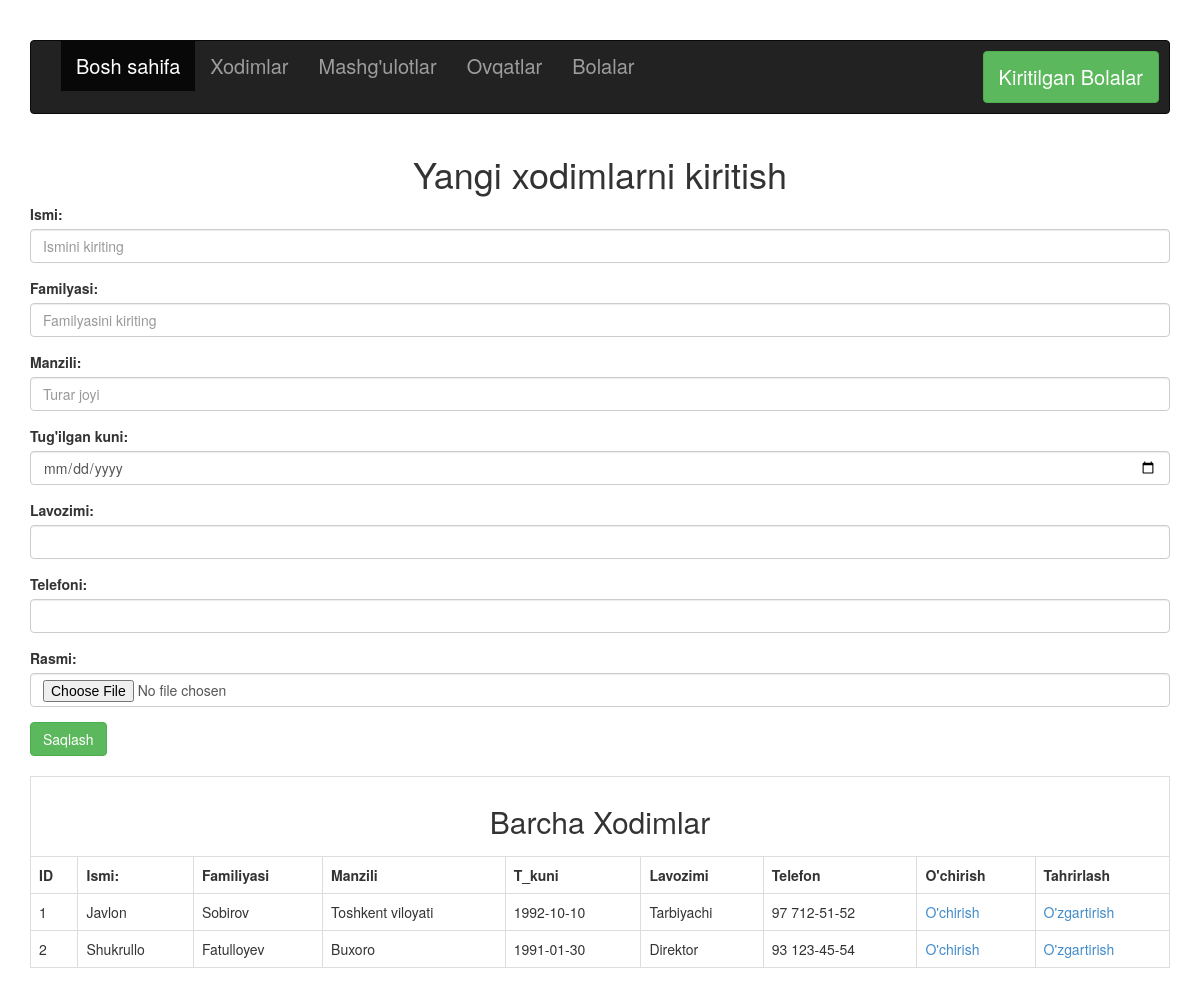
The app's page /admin.php with its own data.
### tables this page shows
CREATE TABLE IF NOT EXISTS `users` (
  `id` int(11) NOT NULL AUTO_INCREMENT,
  `name` varchar(255) NOT NULL,
  `lastname` varchar(255) NOT NULL,
  `address` varchar(255) NOT NULL,
  `image` varchar(255) NOT NULL,
  `job` varchar(255) NOT NULL,
  `birthday` date NOT NULL,
  `tel` varchar(255) NOT NULL,
  PRIMARY KEY (`id`)
);

### admin.php (the view, shortened to what this page needs)
<!DOCTYPE html>
<html>
<head>
<link rel="stylesheet" href="class/css/bootstrap.min.css">
</head>
<body>
	<br><br>
	<div class="container">
		<nav class="navbar navbar-inverse box">
			<div class="container-fluid">
			<div class="navbar-header">
				<a class="navbar-brand" href="#"></a>
			</div>
			<ul class="nav navbar-nav">
			  <li class="active"><a href="index.php">Bosh sahifa</a></li>
			  <li><a href="tarbiyachi.php">Xodimlar</a></li>
			  <li><a href="mashgulot.php">Mashg'ulotlar</a></li>
			  <li><a href="ovqatlar.php">Ovqatlar</a></li>
			  <li><a href="bolalar.php">Bolalar</a></li>
			 </ul>
			   <ul class="nav navbar-nav navbar-right">
				  <li>
				   <a class = "btn btn-success"style = "margin:10px 10px;color:white;" href = "kiritilgan_bolalar">Kiritilgan Bolalar</a>
				  </li>
			  </ul>
			</div>
		</nav>
		</div>
		<div class="container">
			<h1 style="text-align:center">Yangi xodimlarni kiritish</h1>
		</div>
		<div class="container" >
		<form action="admin.php" method="POST" enctype="multipart/form-data">
			<div class="form-group">
			  <label for="familyasi">Ismi:</label>
			  <input type="text" class="form-control" id="familyasi"  placeholder="Ismini kiriting" name="name">
			</div>
			<div class="form-group">
			  <label for="familyasi">Familyasi:</label>
			  <input type="text" class="form-control" id="familyasi" placeholder="Familyasini kiriting" name="lname">
			</div>
			<div class="form-group">
			  <label for="manzili">Manzili:</label>
			  <input type="text" class="form-control" id="manzili" placeholder="Turar joyi" name="address">
			</div>
			<div class="form-group">
			  <label for="sana">Tug'ilgan kuni:</label>
			  <input type="date" class="form-control" id="sana" name="sana">
			</div>
			<div class="form-group">
			  <label for="lav">Lavozimi:</label>
			  <input type="text" class="form-control"  id="lav"  name="job">
			</div>
			<div class="form-group">
			  <label for="tel">Telefoni:</label>
			  <input type="text" class="form-control"  id="tel"  name="tel">
			</div>
			<div class="form-group">
			  <label>Rasmi:</label>
			  <input type="file" class="form-control"  name="file">
			</div>
			<button type="submit" name = "add" class="btn btn-success">Saqlash</button>
		</form>
	</div><br>
	<div class = "container">
		<table class = "table table-bordered" align = "center">
		       <tr align = "center">
			      <td colspan = "9"><h2>Barcha Xodimlar</h2></td>
			   </tr>
			   <tr align = "center">
			      <th>ID</th>
				  <th>Ismi:</th>
				  <th>Familiyasi</th>
				  <th>Manzili</th>
				  <th>T_kuni</th>
				  <th>Lavozimi</th>
				  <th>Telefon</th>
				  <th>O'chirish</th>
				  <th>Tahrirlash</th>
			   </tr>
			   <?php
			   $connect = mysqli_connect('localhost','root','','proekt');
			   $sel = "select * from users";
					$run = mysqli_query($connect,$sel);
					$i = 0;
					while($row = mysqli_fetch_array($run)){
						 $id = $row['id'];
						 $name = $row['name'];
						 $lname = $row['lastname'];
					     $address = $row['address'];
						 $date = $row['birthday'];
						 $job = $row['job'];
						 $tel = $row['tel'];
                         $i ++;
			   ?>
			   <tr>
			      <td><?php echo $i ;?></td>
				  <td><?php echo $name ;?></td>
				  <td><?php echo $lname ;?></td>
				  <td><?php echo $address ;?></td>
				  <td><?php echo $date ;?></td>
				  <td><?php echo $job ;?></td>
				  <td><?php echo $tel ;?></td>
				  <td><a href = "admin.php?id=<?php echo $id ;?>">O'chirish</a></td>
				  <td><a href = "edit.php?id=<?php echo $id ;?>">O'zgartirish</a></td>
			   </tr>
					<?php  } ?>
		 </table>
		</div>
</body>
</html>

### admin.php (style rules this page uses)
.box a { color:white; font-size:20px; }

### records on screen
users: name "Javlon", lastname "Sobirov", address "Toshkent viloyati", birthday "1992-10-10", job "Tarbiyachi", tel "97 712-51-52"
users: name "Shukrullo", lastname "Fatulloyev", address "Buxoro", birthday "1991-01-30", job "Direktor", tel "93 123-45-54"
